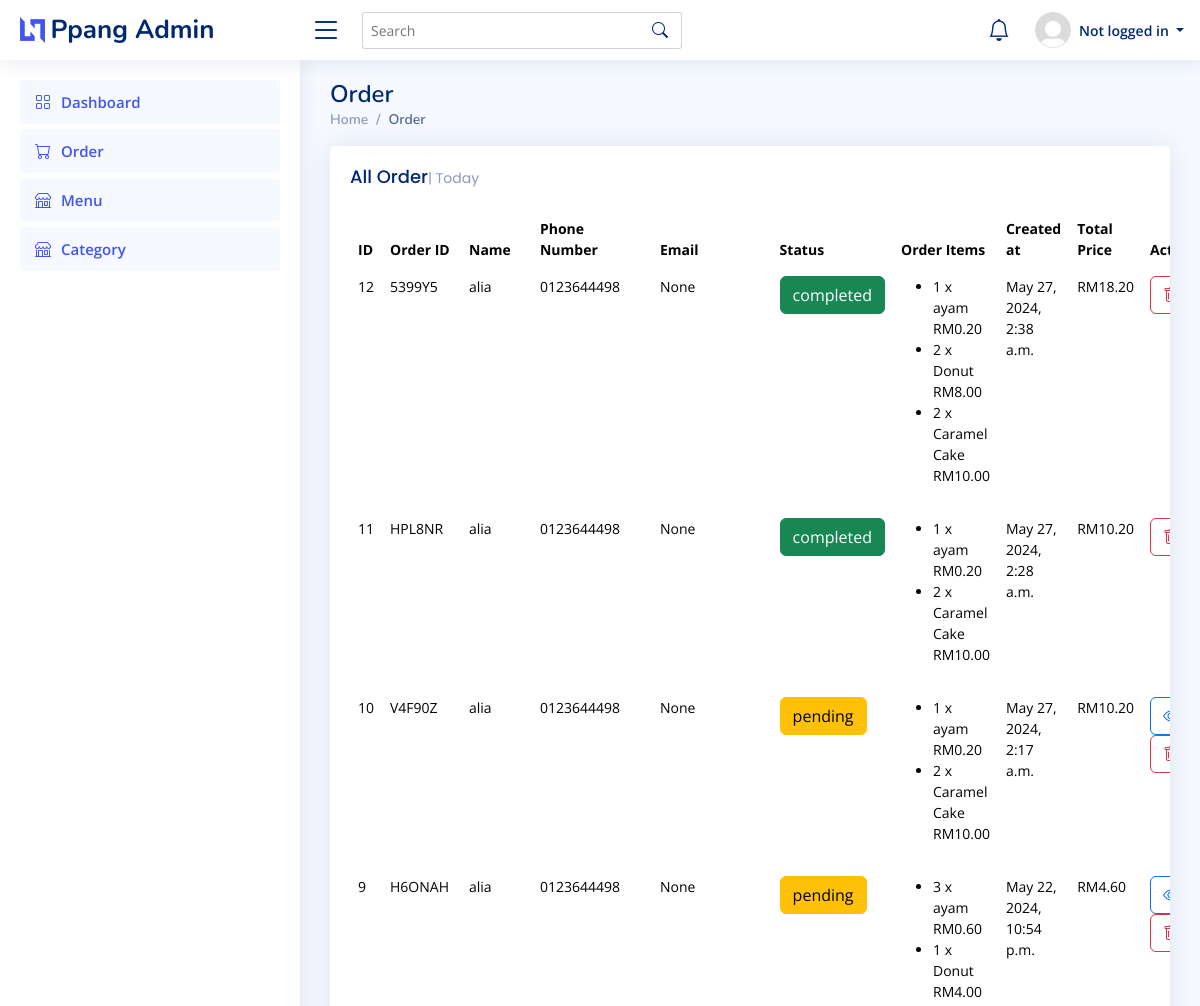
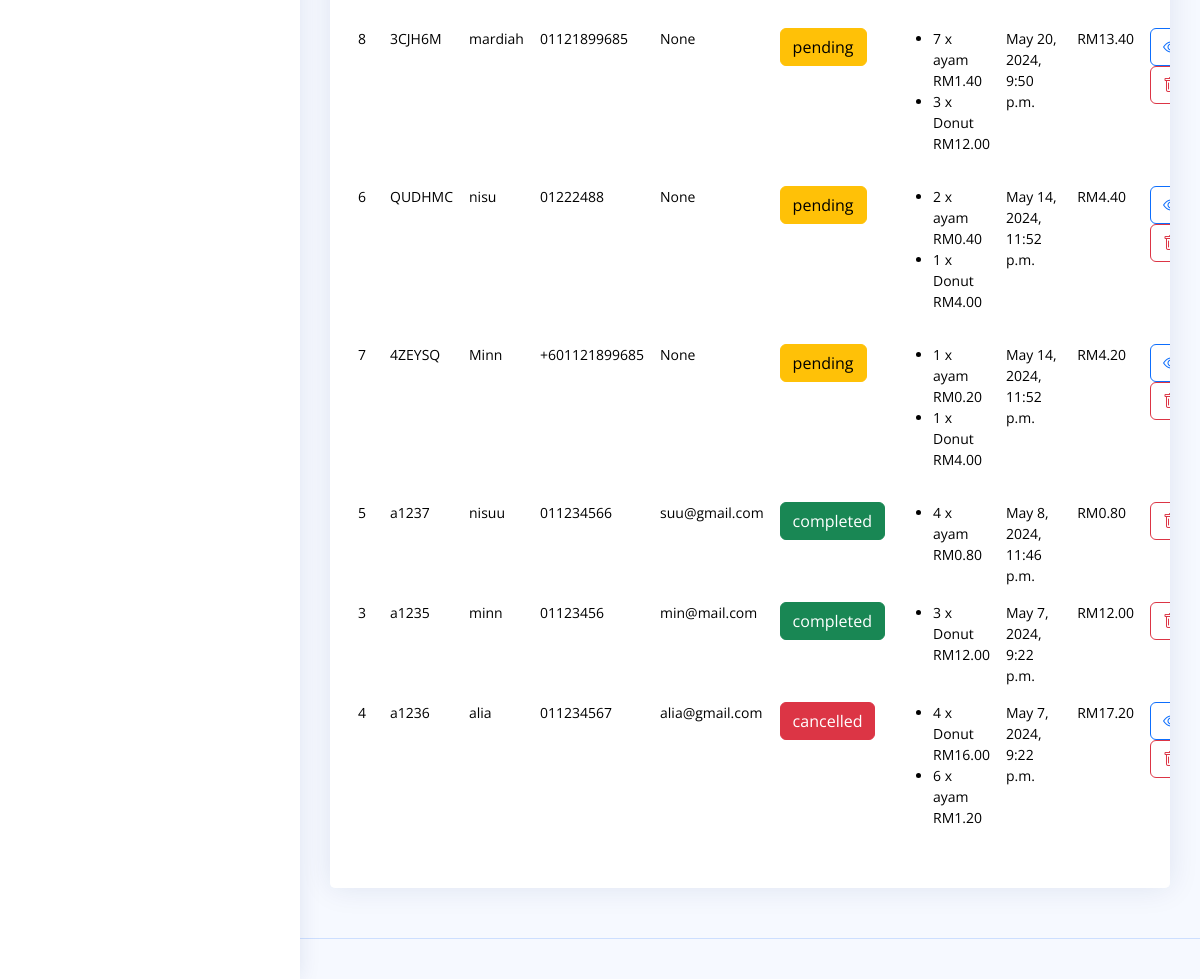
The page /order/ on the database its author committed (2 pictures, top to bottom).
### pages/models.py (models this page shows, shortened)
class Order(models.Model):
    order_id = models.CharField(max_length=100)
    name = models.CharField(max_length=100)
    phone_number = models.CharField(max_length=20)
    email = models.CharField(max_length=100, default= None, null=True)
    status_choice = [
        ('pending','Pending'),
        ('cancelled','Cancelled'),
        ('completed','Completed'),
    ]
    status = models.CharField(max_length=20, choices = status_choice)
    menu=models.ManyToManyField(Menu, through ='OrderItem')
    created_at = models.DateTimeField(default=datetime.now())

class OrderItem(models.Model):
     order = models.ForeignKey(Order, on_delete=models.CASCADE)
     menu = models.ForeignKey(Menu, on_delete=models.CASCADE)
     quantity = models.PositiveIntegerField()
     def total_price(self):
         return self.quantity * self.menu.price

class Menu(models.Model):
    name = models.CharField(max_length=150)
    description = models.TextField()
    image = models.ImageField(upload_to='menu_images')
    price = models.DecimalField(max_digits=10,decimal_places=2)
    category = models.ForeignKey(Category, on_delete=models.CASCADE)
    created_at = models.DateTimeField(default=datetime.now())

### pages/views.py (the view)
# urls.py: path('order/',views.order),
def order(request):
    orders=Order.objects.all().prefetch_related('orderitem_set__menu').order_by('-created_at')
    for order in orders:
        order.total_price = sum(order_item.total_price() for order_item in order.orderitem_set.all())
    return render(request,'order.html',{'orders':orders})

### pages/context_processors.py (called while the page is built)
def notification_processor(request):
    if request.user.is_authenticated:
        notifications = Notification.objects.filter(is_read=False).order_by('-created_at')[:6]
        return {'notifications': notifications}
    return {}

### templates/order.html (shortened to what this page needs)
{% load static %}
{% include 'header.html' %}
<main id="main" class="main">
    <div class="pagetitle">
      <h1>Order</h1>
      <nav>
        <ol class="breadcrumb">
          <li class="breadcrumb-item"><a href="/">Home</a></li>
          <li class="breadcrumb-item active">Order</li>
        </ol>
      </nav>
    </div>
    <section class="section dashboard">
      <div class="row">
        <div class="col-lg-12">
          <div class="row">
            <div class="col-12">
              <div class="card recent-sales overflow-auto">
                <div class="card-body">
                  <h5 class="card-title">All Order<span>| Today</span></h5>
                  <table class="table table-borderless datatable">
                    <thead>
                      <tr>
                        <th scope="row">ID<a href="order.id"></a></th>
                        <th scope="col">Order ID</th>
                        <th scope="col">Name</th>
                        <th scope="col">Phone Number</th>
                        <th scope="col">Email</th>
                        <th scope="col">Status</th>
                        <th scope="col">Order Items</th>
                        <th scope="col">Created at</th>
                        <th scope="col">Total Price</th>
                        <th scope="col">Action</th>
                      </tr>
                    </thead>
                    <tbody>
                      {% for order in orders %}
                      <tr>
                        <td>{{order.id}}</td>
                        <td>{{order.order_id}}</td>
                        <td>{{order.name}}</td>
                        <td>{{order.phone_number}}</td>
                        <td>{{order.email}}</td>
                          <td>{% if order.status == 'pending'%}
                            <button class="btn btn-warning">{{order.status}} </button>
                            {% elif order.status == 'completed' %}
                            <button class="btn btn-success">{{order.status}} </button>
                            {% elif order.status == 'cancelled' %}
                            <button class="btn btn-danger">{{order.status}} </button>
                          {% endif %} </td>
                          <td>
                            <ul>
                              {% for order_item in order.orderitem_set.all %}
                              <li>
                                {{ order_item.quantity}} x {{order_item.menu.name}}
                                RM{{ order_item.total_price}}
                              </li>
                              {% endfor %}
                            </ul>
                          </td>
                          <td>{{order.created_at}}</td>
                          <td>RM{{ order.total_price }}</td>
                          <td>
                          {% if order.status != 'completed' %}
                          <button type="button" class="btn btn-outline-primary" data-bs-toggle="modal" data-bs-target="#order-{{order.id}}">
                            <i class="bi bi-eye"></i>
                          </button>
                         {% endif %}
                            <button type="button" class="btn btn-outline-danger" data-bs-toggle="modal" data-bs-target="#order-{{order.id}}">
                              <i class="bi bi-trash"></i>
                            </button>
                            </td>
                      </tr>
                      {% endfor %}
                    </tbody>
                  </table>
                </div>
              </div>
            </div>
      </div>
    </section>
  </main>
{% include 'footer.html' %}

### static/assets/css/style.css (style rules this page uses)
:root { scroll-behavior: smooth; }
body { font-family: "Open Sans", sans-serif; background: #f6f9ff; color: #444444; }
a { color: #4154f1; text-decoration: none; }
h1, h2, h3, h4, h5, h6 { font-family: "Nunito", sans-serif; }
#main { margin-top: 60px; padding: 20px 30px; transition: all 0.3s; }
.pagetitle { margin-bottom: 10px; }
.pagetitle h1 { font-size: 24px; margin-bottom: 0; font-weight: 600; color: #012970; }
.card { margin-bottom: 30px; border: none; border-radius: 5px; box-shadow: 0px 0 30px rgba(1, 41, 112, 0.1); }
.card-title { padding: 20px 0 15px 0; font-size: 18px; font-weight: 500; color: #012970; font-family: "Poppins", sans-serif; }
.card-title span { color: #899bbd; font-size: 14px; font-weight: 400; }
.card-body { padding: 0 20px 20px 20px; }
.breadcrumb { font-size: 14px; font-family: "Nunito", sans-serif; color: #899bbd; font-weight: 600; }
.breadcrumb a { color: #899bbd; transition: 0.3s; }
.breadcrumb .breadcrumb-item::before { color: #899bbd; }
.breadcrumb .active { color: #51678f; font-weight: 600; }
@media (min-width: 1200px) { #main, #footer { margin-left: 300px; } }
.dashboard .recent-sales { font-size: 14px; }
.dashboard .recent-sales .table thead { background: #f6f6fe; }
.dashboard .recent-sales .table thead th { border: 0; }

### rows shown on the page
Order: id "12", order_id "5399Y5", name "alia", phone_number "0123644498", email "None", status "completed", created_at "May 27, 2024, 2:38 a.m.", total_price "18.20"
OrderItem: quantity "1", menu.name "ayam", total_price "0.20"
OrderItem: quantity "2", menu.name "Donut", total_price "8.00"
OrderItem: quantity "2", menu.name "Caramel Cake", total_price "10.00"
Order: id "11", order_id "HPL8NR", name "alia", phone_number "0123644498", email "None", status "completed", created_at "May 27, 2024, 2:28 a.m.", total_price "10.20"
OrderItem: quantity "1", menu.name "ayam", total_price "0.20"
OrderItem: quantity "2", menu.name "Caramel Cake", total_price "10.00"
Order: id "10", order_id "V4F90Z", name "alia", phone_number "0123644498", email "None", status "pending", created_at "May 27, 2024, 2:17 a.m.", total_price "10.20"
OrderItem: quantity "1", menu.name "ayam", total_price "0.20"
OrderItem: quantity "2", menu.name "Caramel Cake", total_price "10.00"
Order: id "9", order_id "H6ONAH", name "alia", phone_number "0123644498", email "None", status "pending", created_at "May 22, 2024, 10:54 p.m.", total_price "4.60"
OrderItem: quantity "3", menu.name "ayam", total_price "0.60"
OrderItem: quantity "1", menu.name "Donut", total_price "4.00"
Order: id "8", order_id "3CJH6M", name "mardiah", phone_number "01121899685", email "None", status "pending", created_at "May 20, 2024, 9:50 p.m.", total_price "13.40"
OrderItem: quantity "7", menu.name "ayam", total_price "1.40"
OrderItem: quantity "3", menu.name "Donut", total_price "12.00"
Order: id "6", order_id "QUDHMC", name "nisu", phone_number "01222488", email "None", status "pending", created_at "May 14, 2024, 11:52 p.m.", total_price "4.40"
OrderItem: quantity "2", menu.name "ayam", total_price "0.40"
OrderItem: quantity "1", menu.name "Donut", total_price "4.00"
Order: id "7", order_id "4ZEYSQ", name "Minn", phone_number "+601121899685", email "None", status "pending", created_at "May 14, 2024, 11:52 p.m.", total_price "4.20"
OrderItem: quantity "1", menu.name "ayam", total_price "0.20"
OrderItem: quantity "1", menu.name "Donut", total_price "4.00"
Order: id "5", order_id "a1237", name "nisuu", phone_number "011234566", email "suu@gmail.com", status "completed", created_at "May 8, 2024, 11:46 p.m.", total_price "0.80"
OrderItem: quantity "4", menu.name "ayam", total_price "0.80"
Order: id "3", order_id "a1235", name "minn", phone_number "01123456", email "min@mail.com", status "completed", created_at "May 7, 2024, 9:22 p.m.", total_price "12.00"
OrderItem: quantity "3", menu.name "Donut", total_price "12.00"
Order: id "4", order_id "a1236", name "alia", phone_number "011234567", email "alia@gmail.com", status "cancelled", created_at "May 7, 2024, 9:22 p.m.", total_price "17.20"
OrderItem: quantity "4", menu.name "Donut", total_price "16.00"
OrderItem: quantity "6", menu.name "ayam", total_price "1.20"
